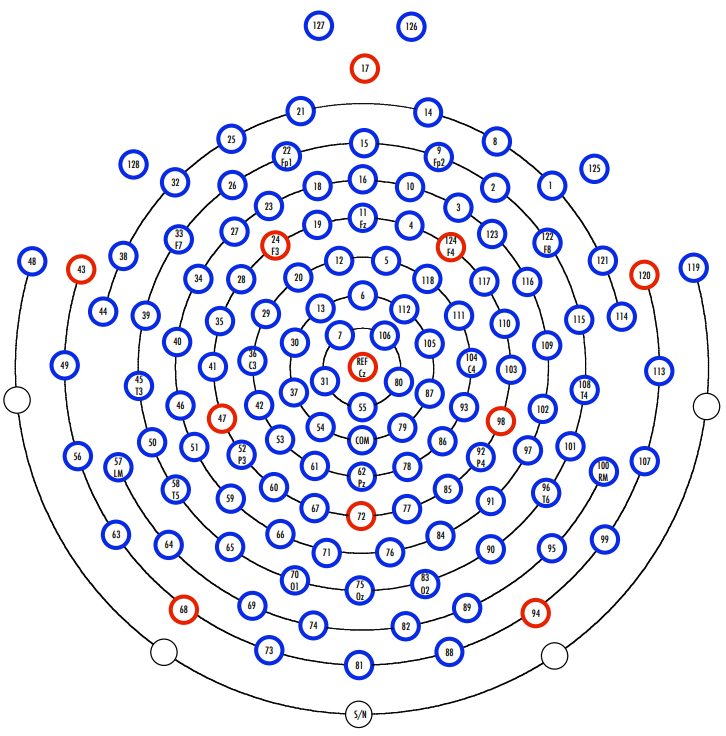
#> input picture utility/egi_montage.png, 726 x 736 px
$ python generate_egi_1010_region_overlay.py
#> lines starting #> are read from the running program, lines starting #| are printed output that depends on the picture
from __future__ import annotations

import argparse
import re
import xml.etree.ElementTree as ET
from pathlib import Path

import matplotlib

matplotlib.use("Agg")

import matplotlib.pyplot as plt
import matplotlib.image as mpimg
import numpy as np
from matplotlib.lines import Line2D
from matplotlib.patches import Polygon


REPO_ROOT = Path(__file__).resolve().parents[1]
DEFAULT_TEMPLATE_SVG = REPO_ROOT / "output" / "manuscript_figure_2" / "high_density_128_channel.svg"
DEFAULT_BACKGROUND_PNG = REPO_ROOT / "utility" / "egi_montage.png"
DEFAULT_OUTPUT_DIR = REPO_ROOT / "output" / "egi_1010_equivalent_regions"
DEFAULT_DPI = 300
DEFAULT_FORMATS = ["png", "svg", "pdf"]

SVG_NS = {"svg": "http://www.w3.org/2000/svg"}

BASE_MARKER_STYLE = {
    "facecolor": "#5A8FCB",
    "edgecolor": "#184F8F",
    "linewidth": 2.0,
    "size": 72,
}

HEAD_STYLE = {
    "color": "#111111",
    "linewidth": 1.8,
}

REGION_STYLES = {
    "adjacent_pair": {
        "fill": "#68C3F0",
        "edge": "#2B90C5",
        "template_alpha": 0.23,
        "template_padding": 22.0,
        "background_alpha": 0.20,
        "background_padding": 18.0,
        "marker_size": 78,
    },
    "c_pair": {
        "fill": "#F4A261",
        "edge": "#D97706",
        "template_alpha": 0.24,
        "template_padding": 20.0,
        "background_alpha": 0.19,
        "background_padding": 16.0,
        "marker_size": 78,
    },
}

BACKGROUND_PNG_REGION_POSITIONS = {
    "E13": np.array([298.0, 277.0], dtype=float),
    "E29": np.array([266.0, 314.0], dtype=float),
    "E30": np.array([295.0, 343.0], dtype=float),
    "E35": np.array([219.0, 321.0], dtype=float),
    "E36": np.array([251.0, 361.0], dtype=float),
    "E37": np.array([293.0, 392.0], dtype=float),
    "E41": np.array([212.0, 367.0], dtype=float),
    "E42": np.array([259.0, 405.0], dtype=float),
    "E87": np.array([429.0, 393.0], dtype=float),
    "E93": np.array([464.0, 406.0], dtype=float),
    "E103": np.array([511.0, 369.0], dtype=float),
    "E104": np.array([471.0, 362.0], dtype=float),
    "E105": np.array([429.0, 343.0], dtype=float),
    "E110": np.array([505.0, 323.0], dtype=float),
    "E111": np.array([459.0, 315.0], dtype=float),
    "E112": np.array([427.0, 279.0], dtype=float),
}

REGION_SPECS = [
    {
        "label": "E35 / E29 / E13 and mirrored E112 / E111 / E110",
        "style_key": "adjacent_pair",
        "regions": [
            {"channels": ["E35", "E29", "E13"]},
            {"channels": ["E112", "E111", "E110"]},
        ],
    },
    {
        "label": "C3 / C4-equivalent regions",
        "style_key": "c_pair",
        "regions": [
            {
                "channels": ["E41", "E36", "E30", "E42", "E37"],
                "annotation": {"text": "C3", "position": "centroid"},
            },
            {
                "channels": ["E105", "E104", "E103", "E87", "E93"],
                "annotation": {"text": "C4", "position": "centroid"},
            },
        ],
    },
]


def parse_args() -> argparse.Namespace:
    parser = argparse.ArgumentParser(
        description="Overlay transparent 10-10-equivalent EGI HydroCel-128 regions on the stored 2D layout."
    )
    parser.add_argument(
        "--template-svg",
        type=Path,
        default=DEFAULT_TEMPLATE_SVG,
        help=f"HydroCel-128 SVG template to parse. Default: {DEFAULT_TEMPLATE_SVG}",
    )
    parser.add_argument(
        "--background-png",
        type=Path,
        default=DEFAULT_BACKGROUND_PNG,
        help=(
            "Optional background montage PNG. When provided, draw the transparent regions directly on that image "
            f"instead of reconstructing the clean SVG layout. Recommended value: {DEFAULT_BACKGROUND_PNG}"
        ),
    )
    parser.add_argument(
        "--render-mode",
        choices=["background_png", "template_svg"],
        default="background_png",
        help="Default render path. Use 'background_png' to draw on the montage image or 'template_svg' for the clean reconstructed layout.",
    )
    parser.add_argument(
        "--output-dir",
        type=Path,
        default=DEFAULT_OUTPUT_DIR,
        help=f"Directory for exported figures. Default: {DEFAULT_OUTPUT_DIR}",
    )
    parser.add_argument(
        "--formats",
        nargs="+",
        choices=["png", "svg", "pdf"],
        default=DEFAULT_FORMATS,
        help="One or more output formats.",
    )
    parser.add_argument(
        "--dpi",
        type=int,
        default=DEFAULT_DPI,
        help=f"Raster DPI for PNG export. Default: {DEFAULT_DPI}",
    )
    parser.add_argument(
        "--show-legend",
        action="store_true",
        help="Show a legend on the output. By default the legend is shown for the clean template and hidden for background PNG mode.",
    )
    return parser.parse_args()


# [38 lines left out: functions parse_svg_template, parse_svg_path_points, not called in this run]


def convex_hull(points: np.ndarray) -> np.ndarray:
    unique_points = sorted({(float(x), float(y)) for x, y in points})
    if len(unique_points) <= 1:
        return np.array(unique_points, dtype=float)

    def cross(origin: tuple[float, float], a: tuple[float, float], b: tuple[float, float]) -> float:
        return (a[0] - origin[0]) * (b[1] - origin[1]) - (a[1] - origin[1]) * (b[0] - origin[0])

    lower: list[tuple[float, float]] = []
    for point in unique_points:
        while len(lower) >= 2 and cross(lower[-2], lower[-1], point) <= 0:
            lower.pop()
        lower.append(point)

    upper: list[tuple[float, float]] = []
    for point in reversed(unique_points):
        while len(upper) >= 2 and cross(upper[-2], upper[-1], point) <= 0:
            upper.pop()
        upper.append(point)

    return np.array(lower[:-1] + upper[:-1], dtype=float)


def expand_polygon(points: np.ndarray, padding: float) -> np.ndarray:
    hull = convex_hull(points)
    if len(hull) == 0:
        raise ValueError("Cannot expand an empty polygon.")
    if len(hull) == 1:
        return hull.copy()

    centroid = hull.mean(axis=0)
    expanded_points = []
    for point in hull:
        direction = point - centroid
        norm = np.linalg.norm(direction)
        if norm == 0.0:
            expanded_points.append(point.copy())
            continue
        expanded_points.append(point + padding * direction / norm)
    return np.array(expanded_points, dtype=float)


# [26 lines left out: functions draw_base_layout, draw_region_overlays, not called in this run]


def draw_region_overlays_with_mode(
    ax: plt.Axes,
    channel_positions: dict[str, np.ndarray],
    *,
    render_mode: str,
) -> list[Line2D]:
    legend_handles: list[Line2D] = []
    is_background_mode = render_mode == "background_png"

    for region_group in REGION_SPECS:
        style = REGION_STYLES[region_group["style_key"]]
        alpha = style["background_alpha"] if is_background_mode else style["template_alpha"]
        padding = style["background_padding"] if is_background_mode else style["template_padding"]

        for region in region_group["regions"]:
            points = np.array([channel_positions[channel] for channel in region["channels"]], dtype=float)
            overlay_shape = expand_polygon(points, padding)
            ax.add_patch(
                Polygon(
                    overlay_shape,
                    closed=True,
                    facecolor=style["fill"],
                    edgecolor=style["edge"],
                    linewidth=2.2,
                    alpha=alpha,
                    joinstyle="round",
                    zorder=1.5,
                )
            )

            if not is_background_mode:
                ax.scatter(
                    points[:, 0],
                    points[:, 1],
                    s=style["marker_size"],
                    c=style["fill"],
                    edgecolors="#333333",
                    linewidths=1.4,
                    zorder=3,
                )

            annotation = region.get("annotation")
            if annotation is not None and not is_background_mode:
                if annotation.get("position") == "centroid":
                    anchor = points.mean(axis=0)
                else:
                    anchor = channel_positions[annotation["anchor"]]
                ax.text(
                    anchor[0] + annotation.get("dx", 0.0),
                    anchor[1] + annotation.get("dy", 0.0),
                    annotation["text"],
                    ha="center",
                    va="center",
                    fontsize=13,
                    fontweight="bold",
                    color="#333333",
                    bbox={"facecolor": "white", "alpha": 0.78, "edgecolor": "none", "pad": 1.8},
                    zorder=4,
                )

        legend_handles.append(
            Line2D(
                [0],
                [0],
                marker="o",
                linestyle="",
                markerfacecolor=style["fill"],
                markeredgecolor=style["edge"],
                markeredgewidth=1.6,
                markersize=8,
                label=region_group["label"],
            )
        )

    return legend_handles


def configure_axes(ax: plt.Axes, canvas_size: tuple[float, float]) -> None:
    width, height = canvas_size
    ax.set_xlim(0, width)
    ax.set_ylim(height, 0)
    ax.set_aspect("equal")
    ax.axis("off")


def save_outputs(
    fig: plt.Figure,
    output_dir: Path,
    *,
    source_path: Path,
    output_stem: str,
    summary_lines: list[str],
    dpi: int,
    formats: list[str],
    tight: bool,
) -> list[Path]:
    output_dir.mkdir(parents=True, exist_ok=True)
    exported_paths: list[Path] = []

    for file_format in formats:
        output_path = output_dir / f"{output_stem}.{file_format}"
        save_kwargs = {"pad_inches": 0.0 if not tight else 0.05}
        if tight:
            save_kwargs["bbox_inches"] = "tight"
        if file_format == "png":
            save_kwargs["dpi"] = dpi
        fig.savefig(output_path, **save_kwargs)
        exported_paths.append(output_path)

    summary_path = output_dir / f"{output_stem}_summary.txt"
    summary_lines = [f"source_path={source_path}", *summary_lines]
    summary_path.write_text("\n".join(summary_lines) + "\n", encoding="utf-8")
    exported_paths.append(summary_path)
    return exported_paths


# [17 lines left out: function build_template_figure, not called in this run]


def build_background_figure(background_png: Path, *, show_legend: bool) -> plt.Figure:
#> called with show_legend = False
    if not background_png.exists():
        raise FileNotFoundError(f"Background PNG not found: {background_png}")

    image = mpimg.imread(background_png)
#> image is the input picture: shape (736, 726, 4) float32; mean R, G, B, A 0.904, 0.908, 0.962, 1
    height, width = image.shape[:2]
#> height = 736; width = 726
    fig = plt.figure(figsize=(width / 100.0, height / 100.0), dpi=100)
    ax = fig.add_axes([0, 0, 1, 1])
    ax.imshow(image, extent=(0, width, height, 0))
    configure_axes(ax, (float(width), float(height)))
    legend_handles = draw_region_overlays_with_mode(
        ax,
        BACKGROUND_PNG_REGION_POSITIONS,
        render_mode="background_png",
    )
    if show_legend:
        ax.legend(
            handles=legend_handles,
            loc="upper center",
            bbox_to_anchor=(0.5, 1.01),
            ncol=1,
            frameon=True,
            facecolor="white",
            edgecolor="none",
            fontsize=9,
        )
    return fig


def main() -> None:
    args = parse_args()
    if args.render_mode == "template_svg":
        show_legend = True
        figure = build_template_figure(args.template_svg, show_legend=show_legend)
        exported_paths = save_outputs(
            figure,
            args.output_dir,
            source_path=args.template_svg,
            output_stem="egi_1010_equivalent_regions",
            summary_lines=[
                "render_mode=template_svg",
                "base_montage=GSN-HydroCel-128",
                "region_pair_1=E35,E29,E13 | E112,E111,E110",
                "region_pair_2=E41,E36(C3),E30,E42,E37 | E105,E104(C4),E103,E87,E93",
            ],
            dpi=args.dpi,
            formats=args.formats,
            tight=True,
        )
    else:
        background_png = args.background_png
        show_legend = args.show_legend
        figure = build_background_figure(background_png, show_legend=show_legend)
        exported_paths = save_outputs(
            figure,
            args.output_dir,
            source_path=background_png,
            output_stem="layout_egi_montage_1010_equivalent_regions",
            summary_lines=[
                "render_mode=background_png",
                "background_reference=utility/egi_montage.png",
                "base_montage=GSN-HydroCel-128 (rendered on provided montage image)",
                "region_pair_1=E35,E29,E13 | E112,E111,E110",
                "region_pair_2=E41,E36(C3),E30,E42,E37 | E105,E104(C4),E103,E87,E93",
            ],
            dpi=args.dpi,
            formats=args.formats,
            tight=False,
        )
#> the loop in save_outputs, `for file_format in formats:` made 3 passes
#> pass 1, in save_outputs, `fig.savefig(output_path, **save_kwargs)`:
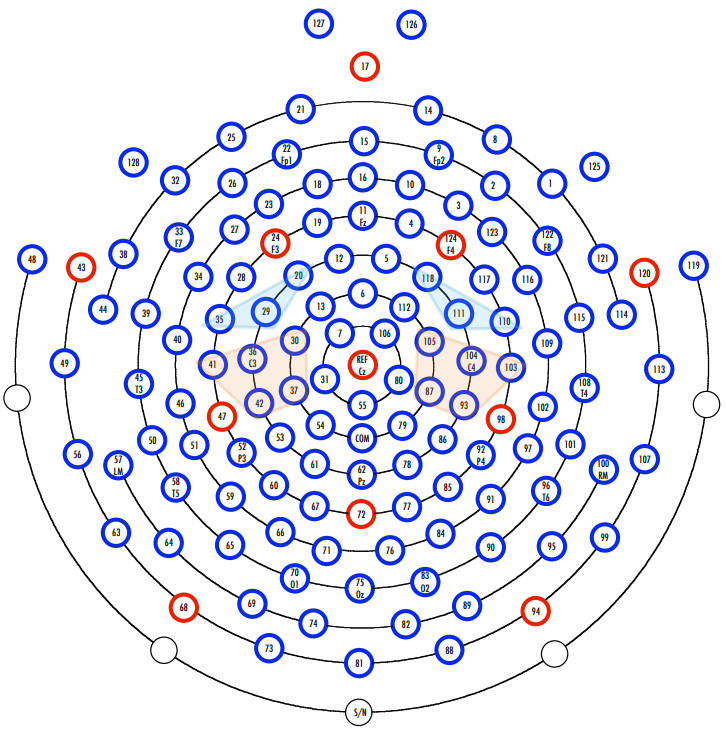
#> figure drawn by matplotlib, 1 panel
    plt.close(figure)

    for path in exported_paths:
        print(path)


if __name__ == "__main__":
    main()
